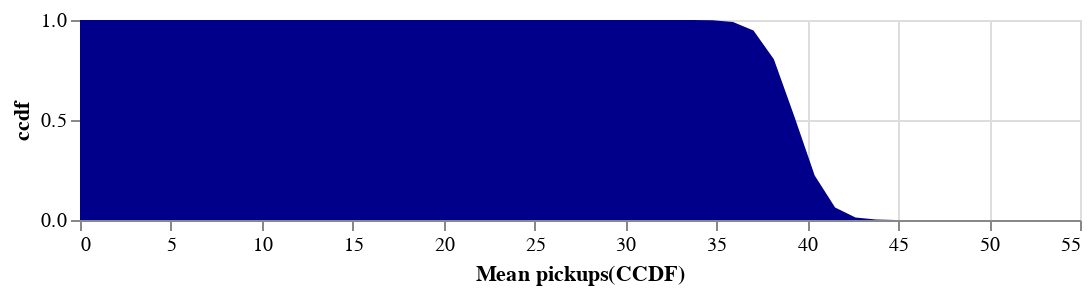

The notebook cell saved with this chart:
### Markdown cell above
## 2.2 Cumulative distribution function

### Question 2.2.1 Visualize a Complementary CDF barplot (5 points)

Using the CDF function (or the CCDF function), plot a CCDF barplot for the Student's t-based confidence distribution. *The barplot should start at 0*.

Hint: start from the code for generating a density plot, above, and (1) adjust the code for generating `x` to ensure it includes 0 and (2) change the function from a PDF to 1 - the CDF.

Your output should look something like this:

![CCDF barplot of mean pickups](asset/assignment2_ccdf.png)

### Code cell
# YOUR CODE HERE


x = np.linspace(
    start = 0,
    stop = 55
    
)


cdf =  stats.t.cdf(x, (len(pickups_df)-1), pickups_mean, pickups_se)

cdf =  [1 -  K for K in cdf]

df = pd.DataFrame({"Mean pickups(CCDF)": x, "ccdf":  cdf})

pickups_cdf_chart = alt.Chart(df).mark_area(color='darkblue').encode(
    x=alt.X("Mean pickups(CCDF)", axis=alt.Axis(title="Mean pickups(CCDF)")),
    y="ccdf"
).properties(height=100, width=500)


pickups_cdf_chart

### Figure 1 — Vega-Lite specification as saved in the notebook (floating-point values rounded to 4 significant figures)
{"config": {"view": {"continuousWidth": 400, "continuousHeight": 300}}, "data": {"name": "data-820d4800da0fe74cd41525fa2dd0d608"}, "mark": {"type": "area", "color": "darkblue"}, "encoding": {"x": {"type": "quantitative", "axis": {"title": "Mean pickups(CCDF)"}, "field": "Mean pickups(CCDF)"}, "y": {"type": "quantitative", "field": "ccdf"}}, "height": 100, "width": 500, "$schema": "https://vega.github.io/schema/vega-lite/v4.8.1.json", "datasets": {"data-820d4800da0fe74cd41525fa2dd0d608": [{"Mean pickups(CCDF)": 0.0, "ccdf": 1.0}, {"Mean pickups(CCDF)": 1.122, "ccdf": 1.0}, {"Mean pickups(CCDF)": 2.245, "ccdf": 1.0}, {"Mean pickups(CCDF)": 3.367, "ccdf": 1.0}, {"Mean pickups(CCDF)": 4.49, "ccdf": 1.0}, {"Mean pickups(CCDF)": 5.612, "ccdf": 1.0}, {"Mean pickups(CCDF)": 6.735, "ccdf": 1.0}, {"Mean pickups(CCDF)": 7.857, "ccdf": 1.0}, {"Mean pickups(CCDF)": 8.98, "ccdf": 1.0}, {"Mean pickups(CCDF)": 10.1, "ccdf": 1.0}, {"Mean pickups(CCDF)": 11.22, "ccdf": 1.0}, {"Mean pickups(CCDF)": 12.35, "ccdf": 1.0}, {"Mean pickups(CCDF)": 13.47, "ccdf": 1.0}, {"Mean pickups(CCDF)": 14.59, "ccdf": 1.0}, {"Mean pickups(CCDF)": 15.71, "ccdf": 1.0}, {"Mean pickups(CCDF)": 16.84, "ccdf": 1.0}, {"Mean pickups(CCDF)": 17.96, "ccdf": 1.0}, {"Mean pickups(CCDF)": 19.08, "ccdf": 1.0}, {"Mean pickups(CCDF)": 20.2, "ccdf": 1.0}, {"Mean pickups(CCDF)": 21.33, "ccdf": 1.0}, {"Mean pickups(CCDF)": 22.45, "ccdf": 1.0}, {"Mean pickups(CCDF)": 23.57, "ccdf": 1.0}, {"Mean pickups(CCDF)": 24.69, "ccdf": 1.0}, {"Mean pickups(CCDF)": 25.82, "ccdf": 1.0}, {"Mean pickups(CCDF)": 26.94, "ccdf": 1.0}, {"Mean pickups(CCDF)": 28.06, "ccdf": 1.0}, {"Mean pickups(CCDF)": 29.18, "ccdf": 1.0}, {"Mean pickups(CCDF)": 30.31, "ccdf": 1.0}, {"Mean pickups(CCDF)": 31.43, "ccdf": 1.0}, {"Mean pickups(CCDF)": 32.55, "ccdf": 1.0}, {"Mean pickups(CCDF)": 33.67, "ccdf": 0.9997}, {"Mean pickups(CCDF)": 34.8, "ccdf": 0.9983}, {"Mean pickups(CCDF)": 35.92, "ccdf": 0.9897}, {"Mean pickups(CCDF)": 37.04, "ccdf": 0.9473}, {"Mean pickups(CCDF)": 38.16, "ccdf": 0.8035}, {"Mean pickups(CCDF)": 39.29, "ccdf": 0.5186}, {"Mean pickups(CCDF)": 40.41, "ccdf": 0.2227}, {"Mean pickups(CCDF)": 41.53, "ccdf": 0.06238}, {"Mean pickups(CCDF)": 42.65, "ccdf": 0.01252}, {"Mean pickups(CCDF)": 43.78, "ccdf": 0.002063}, {"Mean pickups(CCDF)": 44.9, "ccdf": 0.0003147}, {"Mean pickups(CCDF)": 46.02, "ccdf": 4.832e-05}, {"Mean pickups(CCDF)": 47.14, "ccdf": 7.839e-06}, {"Mean pickups(CCDF)": 48.27, "ccdf": 1.378e-06}, {"Mean pickups(CCDF)": 49.39, "ccdf": 2.652e-07}, {"Mean pickups(CCDF)": 50.51, "ccdf": 5.593e-08}, {"Mean pickups(CCDF)": 51.63, "ccdf": 1.289e-08}, {"Mean pickups(CCDF)": 52.76, "ccdf": 3.233e-09}, {"Mean pickups(CCDF)": 53.88, "ccdf": 8.76e-10}, {"Mean pickups(CCDF)": 55.0, "ccdf": 2.55e-10}]}}
